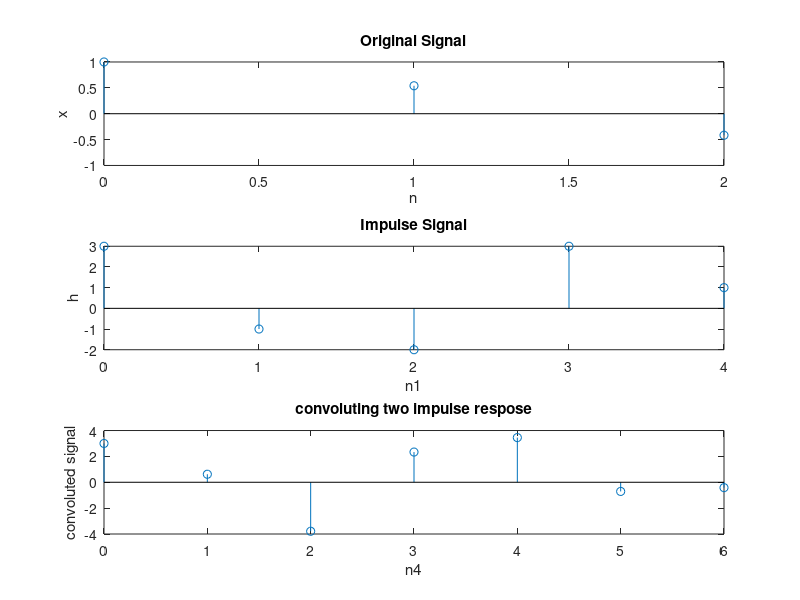
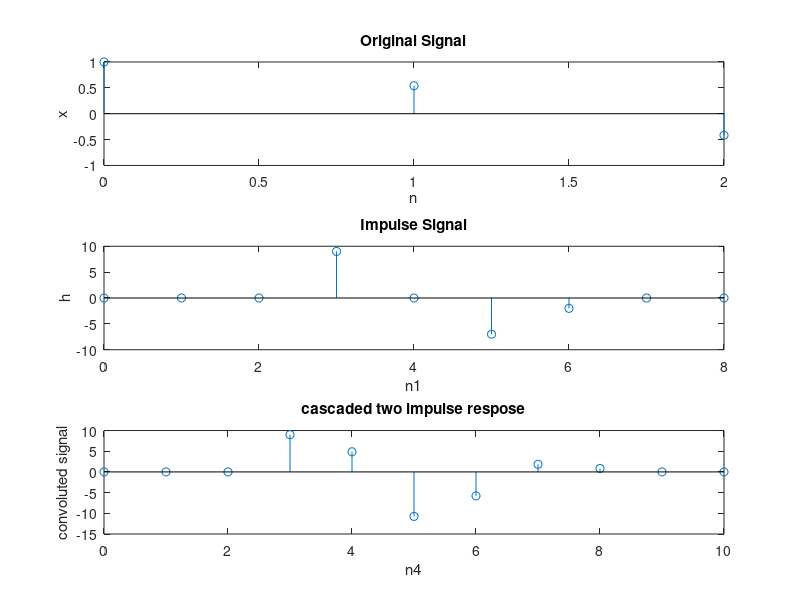
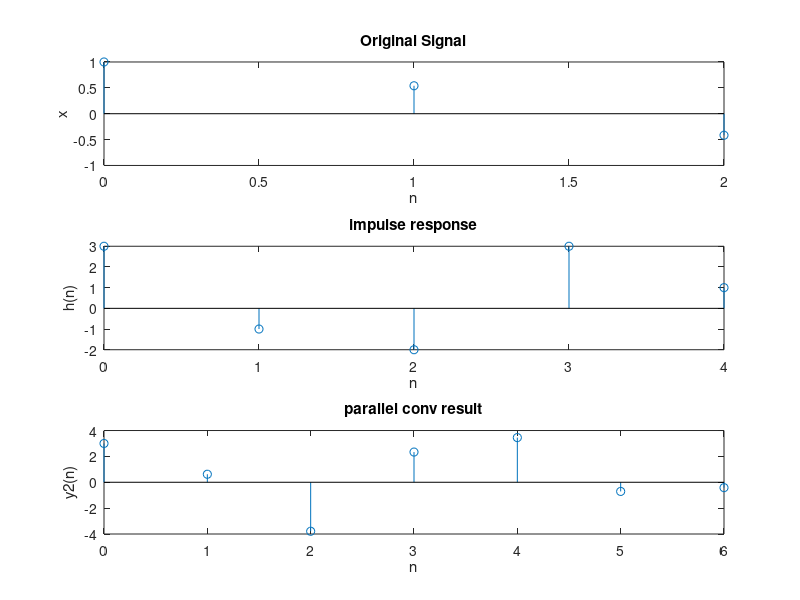

MATLAB code to generate these figures, in order:
%% Experiment 2
%
% Ventrapragada Sai Shravani
% 17070123120
% EB-3
%% Source code
clc
clear all;
close all;
%% Question 1
n=0:1:2;
x=cos(n);
n1=0:1:4;
h=[3 -1 -2 3 1];
m=length(x);
p=length(h);
for i=1:(m+p-1)
    y(i)=0;
    for j=1:m
        if (i-j+1>0 && i-j+1<=p)
            y(i)=y(i)+x(j)*h(i-j+1);
        end
    end
end
figure(1);
subplot(311)
stem(n,x)
title('Original Signal')
xlabel('n')
ylabel('x')
subplot(312)
stem(n1,h)
title('Impulse Signal')
xlabel('n1')
ylabel('h')
subplot(313)
n2=0:length(y)-1;
stem(n2,y)
title('convoluting two impulse respose')
xlabel('n4')
ylabel('convoluted signal')
%% Question 2
n3=0:1:8;
n4=0:1:10;
h1=[3 -1 -2 0 0];
h2=[0 0 0 3 1];
h=conv(h1,h2);
y1=conv(h,x);
figure(2);
stem(n4,y1)
subplot(311)
stem(n,x)
title('Original Signal')
xlabel('n')
ylabel('x')
subplot(312)
stem(n3,h)
title('Impulse Signal')
xlabel('n1')
ylabel('h')
subplot(313)
stem(n4,y1)
title('cascaded two impulse respose')
xlabel('n4')
ylabel('convoluted signal')
%% Question 3
n=0:1:2;
n1=0:1:4;
h1=[3 -1 -2 0 0];
h2=[0 0 0 3 1];
h=h1+h2;
y1=conv(x,h);
figure(3);
subplot(3,1,1)
stem(n,x)
title('Original Signal')
xlabel('n')
ylabel('x')
subplot(3,1,2)
stem(n1,h);
xlabel('n');
ylabel('h(n)');
title('impulse response');
subplot(3,1,3)
stem(0:length(y1)-1,y1);
xlabel('n');
ylabel('y2(n)');
title('parallel conv result');